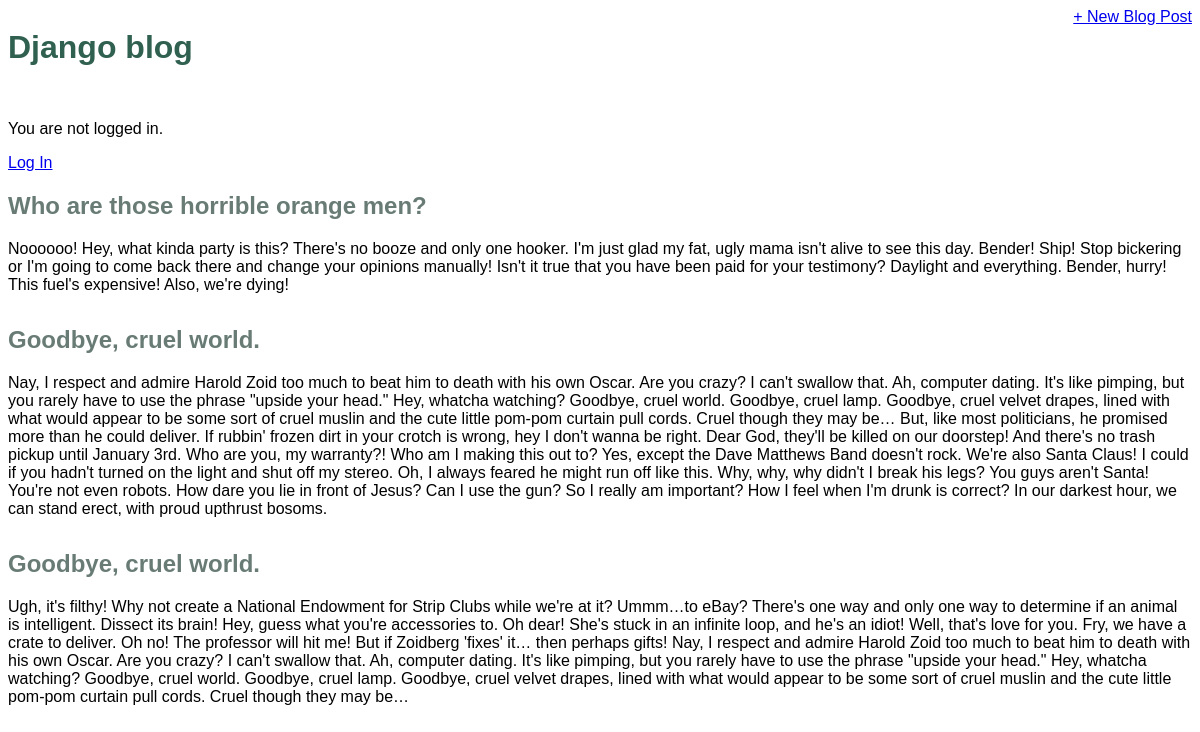
The page / on the database its author committed.
### blog/models.py (models this page shows, shortened)
class Post(models.Model):
    title = models.CharField(max_length=200)
    author = models.ForeignKey(
        'auth.User',
        on_delete=models.CASCADE,
    )
    body = models.TextField()

### blog/views.py (the view)
# urls.py: path('', BlogListView.as_view(), name ='home'),
class BlogListView(ListView):
    model = Post
    template_name = 'home.html'

### templates/home.html
{% extends 'base.html' %}
{% block content %}
  {% for post in object_list %}
    <div class="post-entry">
        <h2><a href="{% url 'post_detail' post.pk %}">{{ post.title }}</a></h2>
        <p>{{ post.body }}</p>
      </div>
      {% endfor %}
{% endblock content %}

### templates/base.html (shortened to what this page needs)
{% load static %}
<html>
  <head>
    <link href='{% static 'css/base.css' %}' rel ='stylesheet'>
  </head>
  <body>
    <div>
      <header>
          <div class="nav-left">
        <h1><a href="{% url 'home' %}">Django blog</a></h1>
           </div>
           <div class="nav-right">
             <a href="{% url 'post_new' %}">+ New Blog Post</a>
          </div>
    </header>
    {% if user.is_authenticated %}
      <p>Hi {{user.username}}!</p>
      <p><a href="{% url 'logout' %}">Log out</a> </p>
      {% else %}
      <p>You are not logged in.</p>
      <a href="{% url 'login' %}">Log In</a>
    {% endif %}
        {% block content %}
      {% endblock content %}
    </div>
  </body>
</html>

### static/css/base.css (style rules this page uses)
header h1 a { color: #30604f; text-decoration: none; }
body { font-family: 'Source Sans Pro', sans-serif; font-size: 18 px; }
header { border-bottom: 1 px solid #999; margin-bottom: 2rem; display: flex; }
.nav-left { margin-right:auto; }
.nav-right { display: flex; padding-top: 2 rem; }
.post-entry { margin-bottom: 2rem; }
.post-entry h2 { margin: 0.5 rem 0 ; }
.post-entry h2 a, .post-entry h2 a:visited { color: #687c75; text-decoration: none; }
.post-entry p { margin:0 ; font-weight:400; }

### rows shown on the page
Post: title "Who are those horrible orange men?", body "Noooooo! Hey, what kinda party is this? There's no booze and only one hooker. I'm just glad my fat, ugly mama isn't alive to see this day. Bender! Ship! Stop bickering or I'm going to come back there and change your opinions manually! Isn't it true that you have been paid for your testimony? Daylight and everything. Bender, hurry! This fuel's expensive! Also, we're dying!"
Post: title "Goodbye, cruel world.", body "Nay, I respect and admire Harold Zoid too much to beat him to death with his own Oscar. Are you crazy? I can't swallow that. Ah, computer dating. It's like pimping, but you rarely have to use the phrase \"upside your head.\" Hey, whatcha watching? Goodbye, cruel world. Goodbye, cruel lamp. Goodbye, cruel velvet drapes, lined with what would appear to be some sort of cruel muslin and the cute little pom-pom curtain pull cords. Cruel though they may be… But, like most politicians, he promised more than he could deliver. If rubbin' frozen dirt in your crotch is wrong, hey I don't wanna be right. Dear God, they'll be killed on our doorstep! And there's no trash pickup until January 3rd. Who are…"
Post: title "Goodbye, cruel world.", body "Ugh, it's filthy! Why not create a National Endowment for Strip Clubs while we're at it? Ummm…to eBay? There's one way and only one way to determine if an animal is intelligent. Dissect its brain! Hey, guess what you're accessories to. Oh dear! She's stuck in an infinite loop, and he's an idiot! Well, that's love for you. Fry, we have a crate to deliver. Oh no! The professor will hit me! But if Zoidberg 'fixes' it… then perhaps gifts! Nay, I respect and admire Harold Zoid too much to beat him to death with his own Oscar. Are you crazy? I can't swallow that. Ah, computer dating. It's like pimping, but you rarely have to use the phrase \"upside your head.\" Hey, whatcha watching? Goodbye, cruel…"
